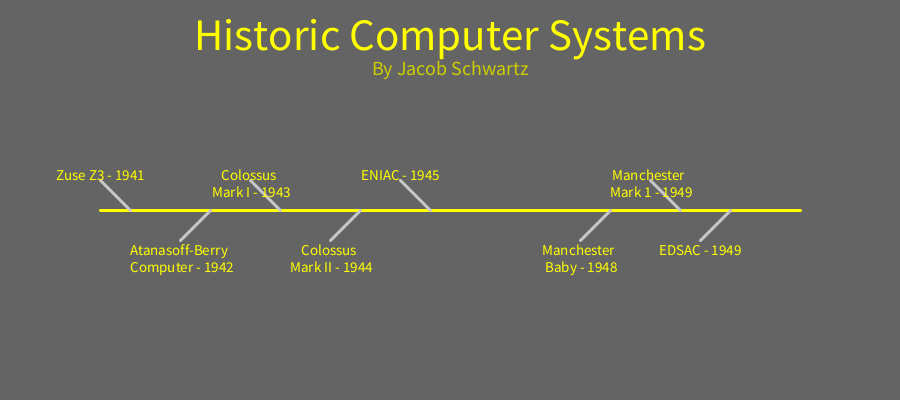
Frame 1 (no input)
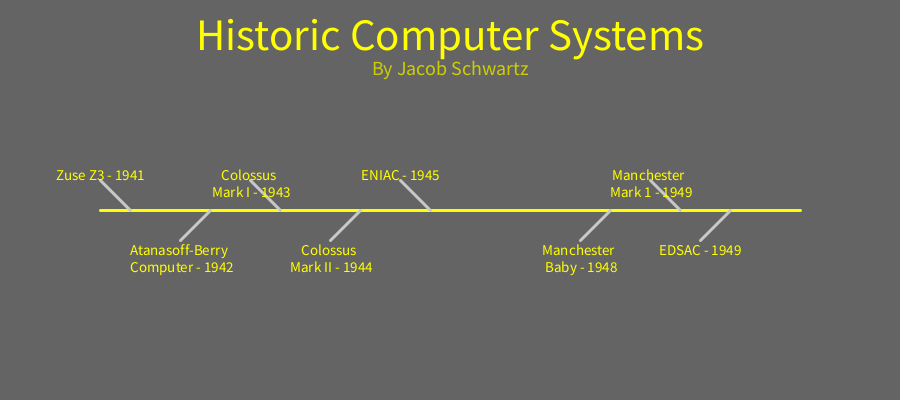
Frame 60 (the mouse pressed at the canvas centre just before this capture)
Frame 120 (the mouse held since frame 60 and released just before this capture): identical to frame 60, image omitted

The Processing sketch that drew these frames (run headless with seeded random() and noise(); from frame 60 on, the mouse is pressed at the canvas centre):

// Processing sketch: Timeline
// ── Timeline.pde
//Computer History Timeline
//By Jacob Schwartz
// September 7, 2018

void setup() {
  size(900, 400);
  background(100);
}

void draw() {
  background(100);
  textSize(45);
  textAlign(CENTER);
  fill(255, 255, 0);
  text("Historic Computer Systems", width/2, 50);
  textSize(20);
  fill(205, 205, 0);
  text("By Jacob Schwartz", width/2, 75);
  strokeWeight(3);
  stroke(255, 255, 0);
  line(100, 210, 800, 210);

  //add 8 historic events
  //top things
  histEvent("Zuse Z3 - 1941", "Built in Germany by Zuse. \n It was the world's first \n working electromechanical \n computer. It used punched film and \n vacuum tubes to store data.", 100, 180, true);
  histEvent("Colossus \n Mark I - 1943", "Built in the UK by Tommy Flowers. \n It was the world's first electronic digital programmable computer. \n It used 1500 vacuum tubes and paper-tape input", 250, 180, true);
  histEvent("ENIAC - 1945", "Built in the US by John Mauchly and J. Presper Eckert. It was the first \n elecronic programmable computer built in the US. It was faster and more flexible than the Colossus. \n It used patch cables and switches, 18,000 vacuum tubes, 1,500 relays, and hundreds of thousands of resistors, capacititors, and inductors.", 400, 180, true);
  histEvent("Manchester \n Mark 1 - 1949", "Built in the UK by Frederic C. Williams and Tom Kilburn. \n It ran a program written to search for Mersenne primes error-free \n for nine hours. It was a pioneer in using index registers, and also used vacuum tubes.", 650, 180, true);
  //bottom things
  histEvent("Atanasoff-Berry \n Computer - 1942", "Built in the US by John Vincent Atanasoff \n and Clifford E. Berry. \n It was the first binary \n electronic calculating device. \n It used vacuum tube, with capacitators \n fixed in a rotating drum for memory", 180, 240, false);
  histEvent("Colossus \n Mark II - 1944", "Built in the UK by Allen Coombs.\n It was designed \n while the Mark I was being made. It is similar \n to the Mark I, but had many improvements. It used 2400 vacuum tubes.", 330, 240, false);
  histEvent("Manchester \n Baby - 1948", "Built in the UK by Frederic C. Williams, \n Tom Kilburn, and Geoff Tootill. \n It was the world's first electronic stored-program computer. It used the Williams tube, and a cathode ray tube.", 580, 240, false);
  histEvent("EDSAC - 1949", "Built in the UK by Maurice Wilkes. \n It was one of the first usefully operational \n electronic digital stored-program computers. It used mercury delay lines and vacuum tubes", 700, 240, false);
}

void histEvent(String name, String descr, int x, int y, boolean top) {
  stroke(200);
  textSize(15);  
  //textAlign(LEFT);
  fill(255, 255, 0);
  //determine top or bottom events
  if (top) {
    line(x, y, x+30, 210);
    text(name, x, y);
  } else {
    line(x, y, x+30, 210);
    text(name, x, y+15);
  }


  //find location of mouse for displaying description
  if (mouseX > x-50 && mouseX < x+50 && mouseY > y-15 && mouseY < y+30) {
    textSize(11);
    fill(205, 205, 0);
    if (top) {
      text(descr, x, y-70);
    } else {
      text(descr, x, y+55);
    }
  }
}
